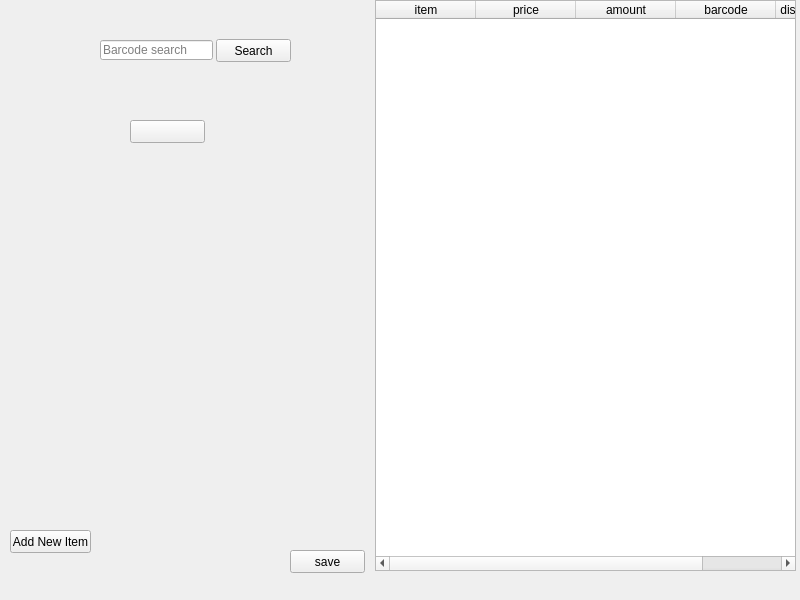
<?xml version="1.0" encoding="UTF-8"?>
<ui version="4.0">
 <class>MainWindow</class>
 <widget class="QMainWindow" name="MainWindow">
  <property name="geometry">
   <rect>
    <x>0</x>
    <y>0</y>
    <width>800</width>
    <height>600</height>
   </rect>
  </property>
  <property name="focusPolicy">
   <enum>Qt::NoFocus</enum>
  </property>
  <property name="windowTitle">
   <string>Storage</string>
  </property>
  <widget class="QWidget" name="centralwidget">
   <widget class="QTableWidget" name="storage_table">
    <property name="geometry">
     <rect>
      <x>375</x>
      <y>0</y>
      <width>421</width>
      <height>571</height>
     </rect>
    </property>
    <column>
     <property name="text">
      <string>item</string>
     </property>
    </column>
    <column>
     <property name="text">
      <string>price</string>
     </property>
    </column>
    <column>
     <property name="text">
      <string>amount</string>
     </property>
    </column>
    <column>
     <property name="text">
      <string>barcode</string>
     </property>
    </column>
    <column>
     <property name="text">
      <string>discount_percent</string>
     </property>
    </column>
   </widget>
   <widget class="QLineEdit" name="barcode_search">
    <property name="geometry">
     <rect>
      <x>100</x>
      <y>40</y>
      <width>113</width>
      <height>20</height>
     </rect>
    </property>
    <property name="placeholderText">
     <string>Barcode search</string>
    </property>
   </widget>
   <widget class="QPushButton" name="search_bt">
    <property name="geometry">
     <rect>
      <x>216</x>
      <y>39</y>
      <width>75</width>
      <height>23</height>
     </rect>
    </property>
    <property name="text">
     <string>Search</string>
    </property>
   </widget>
   <widget class="QPushButton" name="additem_bt">
    <property name="geometry">
     <rect>
      <x>10</x>
      <y>530</y>
      <width>81</width>
      <height>23</height>
     </rect>
    </property>
    <property name="text">
     <string>Add New Item</string>
    </property>
   </widget>
   <widget class="QPushButton" name="save_bt">
    <property name="geometry">
     <rect>
      <x>290</x>
      <y>550</y>
      <width>75</width>
      <height>23</height>
     </rect>
    </property>
    <property name="text">
     <string>save</string>
    </property>
   </widget>
   <widget class="QPushButton" name="reset_table_bt">
    <property name="geometry">
     <rect>
      <x>130</x>
      <y>120</y>
      <width>75</width>
      <height>23</height>
     </rect>
    </property>
    <property name="text">
     <string/>
    </property>
   </widget>
  </widget>
  <widget class="QMenuBar" name="menubar">
   <property name="geometry">
    <rect>
     <x>0</x>
     <y>0</y>
     <width>800</width>
     <height>21</height>
    </rect>
   </property>
  </widget>
 </widget>
 <resources/>
 <connections/>
</ui>
